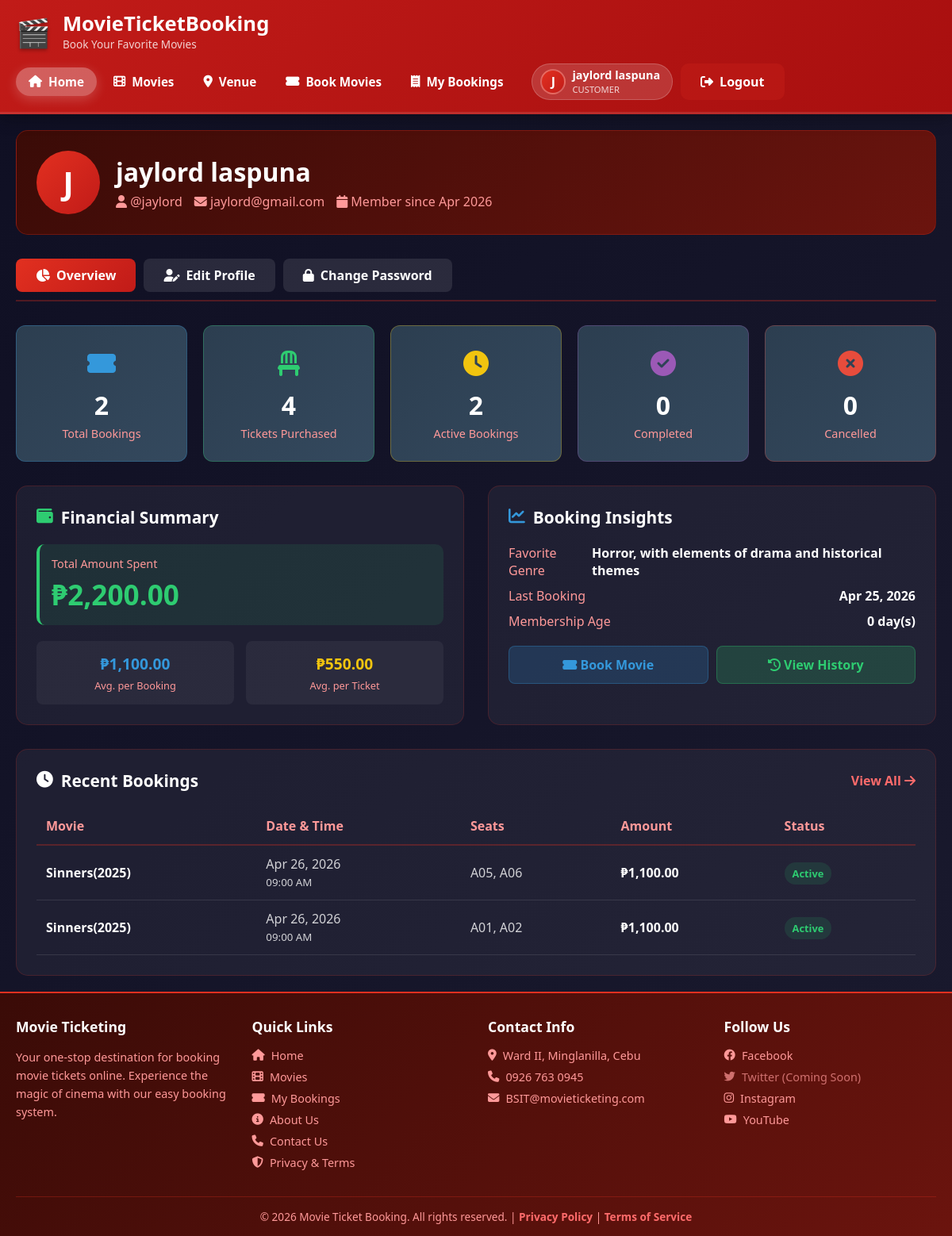
/pages/customer/profile.php (signed in), run on the app's committed database.
### tables this page shows
CREATE TABLE `users` (
  `u_id` int(11) NOT NULL,
  `u_name` varchar(100) NOT NULL,
  `u_username` varchar(50) NOT NULL,
  `u_email` varchar(100) NOT NULL,
  `u_pass` varchar(255) NOT NULL,
  `u_role` enum('Admin','Customer','Owner','Staff') DEFAULT 'Customer',
  `u_status` enum('Active','Inactive') DEFAULT 'Active',
  `created_by` int(11) DEFAULT NULL,
  `created_by_name` varchar(100) DEFAULT NULL,
  `created_at` timestamp NOT NULL DEFAULT current_timestamp(),
  `last_login` timestamp NULL DEFAULT NULL,
  `is_visible` tinyint(1) DEFAULT 1
);

CREATE TABLE `tbl_booking` (
  `b_id` int(11) NOT NULL,
  `u_id` int(11) NOT NULL,
  `movie_name` varchar(255) NOT NULL,
  `venue_id` int(11) DEFAULT NULL,
  `show_date` date DEFAULT NULL,
  `showtime` time NOT NULL,
  `booking_fee` decimal(10,2) DEFAULT 0.00,
  `status` enum('Ongoing','Done','Cancelled') DEFAULT 'Ongoing',
  `booking_date` timestamp NOT NULL DEFAULT current_timestamp(),
  `payment_status` enum('Pending','Paid','Refunded','Pending Verification') DEFAULT 'Pending',
  `attendance_status` enum('Pending','Present','Completed') DEFAULT 'Pending',
  `is_visible` tinyint(1) DEFAULT 1,
  `booking_reference` varchar(20) DEFAULT NULL,
  `qr_code` varchar(255) DEFAULT NULL,
  `verified_at` timestamp NULL DEFAULT NULL,
  `verified_by` int(11) DEFAULT NULL
);

### pages/customer/profile.php (the view, shortened to what the rows shown need)
<?php
$root_dir = dirname(dirname(__DIR__));
$conn = get_db();
$user_id = $_SESSION['user_id'];
$stmt = $conn->prepare("SELECT u_id, u_name, u_username, u_email, u_role, u_status, created_at FROM users WHERE u_id = ?");
$stmt->bind_param("i", $user_id);
$stmt->execute();
$result = $stmt->get_result();
$user = $result->fetch_assoc();
$last_booking_stmt = $conn->prepare("
    SELECT booking_date
    FROM tbl_booking
    WHERE u_id = ?
    ORDER BY booking_date DESC
    LIMIT 1
");
$last_booking_stmt->bind_param("i", $user_id);
$last_booking_stmt->execute();
$last_booking_result = $last_booking_stmt->get_result();
$last_booking = $last_booking_result->fetch_assoc()['booking_date'] ?? null;
$recent_stmt = $conn->prepare("
    SELECT
        b.*,
        GROUP_CONCAT(bs.seat_number ORDER BY bs.seat_number SEPARATOR ', ') as seat_list,
        COUNT(bs.id) as seat_count
    FROM tbl_booking b
    LEFT JOIN booked_seats bs ON b.b_id = bs.booking_id
    WHERE b.u_id = ?
    GROUP BY b.b_id
    ORDER BY b.booking_date DESC
    LIMIT 5
");
$recent_stmt->bind_param("i", $user_id);
$recent_stmt->execute();
$recent_result = $recent_stmt->get_result();
$recent_bookings = [];
while ($row = $recent_result->fetch_assoc()) {
    $recent_bookings[] = $row;
}
$active_tab = isset($_GET['tab']) ? $_GET['tab'] : 'overview';
require_once $root_dir . '/partials/header.php';
?>
<div class="profile-container" style="max-width: 1200px; margin: 0 auto; padding: 20px; min-height: calc(100vh - 200px);">
    <div style="background: linear-gradient(135deg, var(--bg-card) 0%, var(--bg-card-light) 100%);
         border-radius: 15px; padding: 25px; margin-bottom: 30px;
         border: 1px solid rgba(226, 48, 32, 0.3);">
        <div style="display: flex; align-items: center; gap: 20px;">
            <div style="width: 80px; height: 80px; background: linear-gradient(135deg, var(--primary-red) 0%, var(--dark-red) 100%);
                 border-radius: 50%; display: flex; align-items: center; justify-content: center; font-size: 2.5rem; font-weight: 800; color: white;">
                <?php echo strtoupper(substr($user['u_name'], 0, 1)); ?>
            </div>
            <div>
                <h1 style="color: white; font-size: 2rem; margin-bottom: 5px; font-weight: 800;">
                    <?php echo htmlspecialchars($user['u_name']); ?>
                </h1>
                <p style="color: var(--pale-red); font-size: 1rem; display: flex; align-items: center; gap: 15px;">
                    <span><i class="fas fa-user"></i> @<?php echo htmlspecialchars($user['u_username']); ?></span>
                    <span><i class="fas fa-envelope"></i> <?php echo htmlspecialchars($user['u_email']); ?></span>
                    <span><i class="fas fa-calendar"></i> Member since <?php echo date('M Y', strtotime($user['created_at'])); ?></span>
                </p>
            </div>
        </div>
    </div>
    <?php if ($active_tab == 'overview'): ?>
    <div>
        <div style="display: grid; grid-template-columns: repeat(auto-fit, minmax(300px, 1fr)); gap: 30px; margin-bottom: 30px;">
            <div style="background: rgba(255,255,255,0.05); border-radius: 15px; padding: 25px; border: 1px solid rgba(226, 48, 32, 0.2);">
                <div style="margin-bottom: 20px;">
                    <?php if ($last_booking): ?>
                    <div style="display: flex; justify-content: space-between; margin-bottom: 10px;">
                        <span style="color: var(--pale-red);">Last Booking</span>
                        <span style="color: white; font-weight: 700;"><?php echo date('M d, Y', strtotime($last_booking)); ?></span>
                    </div>
                    <?php endif; ?>
                </div>
            </div>
        </div>
        <div style="background: rgba(255,255,255,0.05); border-radius: 15px; padding: 25px; border: 1px solid rgba(226, 48, 32, 0.2);">
            <?php if (empty($recent_bookings)): ?>
                <div style="text-align: center; padding: 40px; color: var(--pale-red);">
                    <i class="fas fa-ticket-alt fa-3x" style="margin-bottom: 15px; opacity: 0.5;"></i>
                    <p>No bookings yet. Start your movie journey today!</p>
                    <a href="<?php echo SITE_URL; ?>index.php?page=customer/booking" class="btn btn-primary" style="margin-top: 15px; display: inline-block; padding: 12px 30px;">
                        <i class="fas fa-ticket-alt"></i> Book Your First Movie
                    </a>
                </div>
            <?php else: ?>
                <div style="overflow-x: auto;">
                    <table style="width: 100%; border-collapse: collapse;">
                        <thead>
                            <tr style="border-bottom: 2px solid rgba(226, 48, 32, 0.3);">
                                <th style="padding: 12px; text-align: left; color: var(--pale-red); font-weight: 600;">Movie</th>
                                <th style="padding: 12px; text-align: left; color: var(--pale-red); font-weight: 600;">Date & Time</th>
                                <th style="padding: 12px; text-align: left; color: var(--pale-red); font-weight: 600;">Seats</th>
                                <th style="padding: 12px; text-align: left; color: var(--pale-red); font-weight: 600;">Amount</th>
                                <th style="padding: 12px; text-align: left; color: var(--pale-red); font-weight: 600;">Status</th>
                            </tr>
                        </thead>
                        <tbody>
                            <?php foreach ($recent_bookings as $booking):
                                $is_cancelled = $booking['status'] == 'Cancelled';
                                $is_ongoing = $booking['status'] == 'Ongoing' && strtotime($booking['show_date'] . ' ' . $booking['showtime']) > time();
                                $status_color = $is_cancelled ? '#e74c3c' : ($is_ongoing ? '#2ecc71' : '#95a5a6');
                                $status_text = $is_cancelled ? 'Cancelled' : ($is_ongoing ? 'Active' : 'Completed');
                            ?>
                            <tr style="border-bottom: 1px solid rgba(255,255,255,0.1);">
                                <td style="padding: 12px; color: white; font-weight: 600;"><?php echo htmlspecialchars($booking['movie_name']); ?></td>
                                <td style="padding: 12px; color: rgba(255,255,255,0.8);">
                                    <?php echo date('M d, Y', strtotime($booking['show_date'])); ?><br>
                                    <small><?php echo date('h:i A', strtotime($booking['showtime'])); ?></small>
                                </td>
                                <td style="padding: 12px; color: rgba(255,255,255,0.8);"><?php echo htmlspecialchars($booking['seat_list'] ?? ''); ?></td>
                                <td style="padding: 12px; color: white; font-weight: 600;">₱<?php echo number_format($booking['booking_fee'], 2); ?></td>
                                <td style="padding: 12px;">
                                    <span style="background: <?php echo $status_color; ?>20; color: <?php echo $status_color; ?>;
                                         padding: 5px 10px; border-radius: 15px; font-size: 0.8rem; font-weight: 600;">
                                        <?php echo $status_text; ?>
                                    </span>
                                </td>
                            </tr>
                            <?php endforeach; ?>
                        </tbody>
                    </table>
                </div>
            <?php endif; ?>
        </div>
    </div>
    <?php endif; ?>
</div>
<?php
require_once $root_dir . '/partials/footer.php';
?>

### data on the page
users: u_name "J", u_name "jaylord laspuna", u_username "jaylord", u_email "jaylord@gmail.com", created_at "Apr 2026"
tbl_booking: booking_date "Apr 25, 2026", movie_name "Sinners(2025)", show_date "Apr 26, 2026", showtime "09:00 AM", seat_list "A05, A06", booking_fee "1,100.00"
tbl_booking: movie_name "Sinners(2025)", show_date "Apr 26, 2026", showtime "09:00 AM", seat_list "A01, A02", booking_fee "1,100.00"

### other printed values
substr($_SESSION['user_name'], 0, 1) "J"
$_SESSION['user_name'] "jaylord laspuna"
$_SESSION['user_role'] "CUSTOMER"
$total_bookings "2"
$total_tickets "4"
$active_bookings "2"
$completed_bookings "0"
$cancelled_bookings "0"
$total_spent "2,200.00"
$total_spent / max($total_bookings, 1) "1,100.00"
$total_spent / max($total_tickets, 1) "550.00"
$favorite_genre "Horror, with elements of drama and historical themes"
